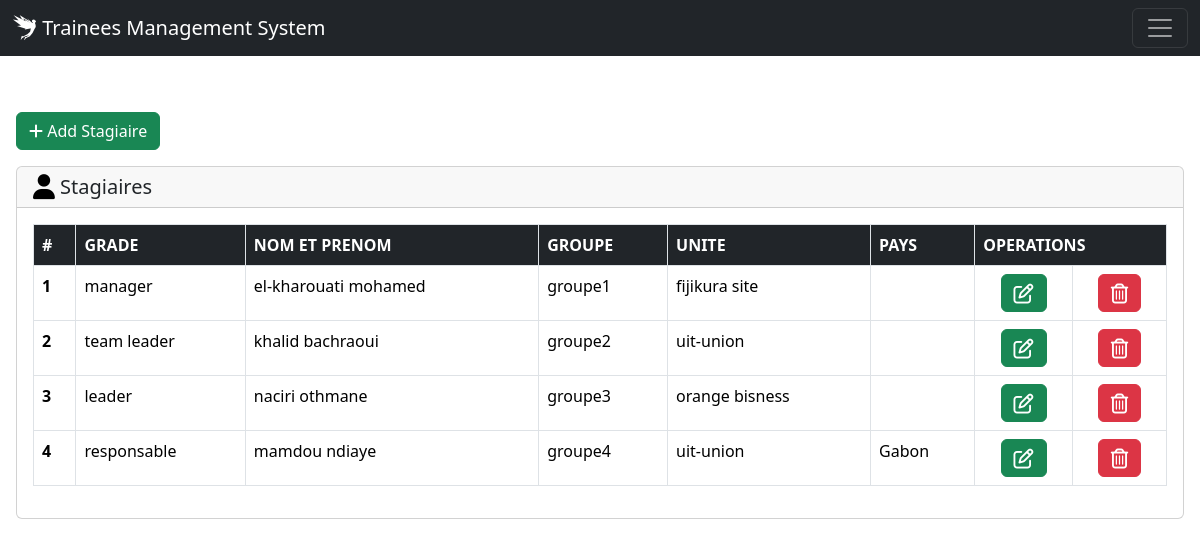
/stagiaires/ (signed in), run on the app's committed database.
### Store/models.py (models this page shows, shortened)
class Stagiaire(models.Model):
    groupe = models.ForeignKey(Groupe, on_delete=models.CASCADE)
    nom = models.CharField(max_length=150,null=False)
    prenom = models.CharField(max_length=150,null=False)
    grade = models.CharField(max_length=150,null=False)
    unite = models.CharField(max_length=150,null=True)
    pays = models.CharField(max_length=150,blank=True)
    created_at = models.DateTimeField(auto_now=True)
    updated_at = models.DateTimeField(auto_now_add=True)

class Groupe(models.Model):
    name = models.CharField(max_length=150, null=False,choices=groupe_choices)
    owner = models.ForeignKey(CustomUser, on_delete=models.CASCADE)
    created_at = models.DateTimeField(auto_now=True)
    updated_at = models.DateTimeField(auto_now_add=True)

### Store/views.py (the view)
# urls.py: path('stagiaires/', views.stagiaires, name="stagiaires"),
def stagiaires(request):
    if request.user.is_authenticated:
        if request.user.is_superuser:
            stagiaires = Stagiaire.objects.all().order_by('groupe')
            return render(request, 'stagiaire/index.html', {
                "stagiaires": stagiaires,
            })
        else:
            groupes = Groupe.objects.filter(owner=request.user)
            stagiaires = Stagiaire.objects.filter(groupe__in=groupes).order_by('-created_at')
            return render(request, 'stagiaire/index.html', {
                "stagiaires": stagiaires,
            })
    else:
        messages.error(request, 'Login First to View the Contents')
        return redirect('login')

### Store/templates/stagiaire/index.html (shortened to what this page needs)
{% extends 'base.html' %}
{% block content %}
<a class="btn btn-success mb-3" href="{% url 'add_stagiaire' %}" role="button"><i class="fa-solid fa-plus"></i> Add Stagiaire</a>
<div class="card p-10">
  <h5 class="card-header"><i class="fa-solid fa-user fa-lg" style="color: black;"></i>
 Stagiaires</h5>
  <div class="card-body">
    <table class="table border">
  <thead class="table-dark ">
  <tr>
      <th scope="col" class="border">#</th>
      <th scope="col" class="border">GRADE</th>
      <th scope="col"class="border">NOM ET PRENOM</th>
      <th scope="col"class="border">GROUPE</th>
      <th scope="col"class="border">UNITE</th>
       <th scope="col"class="border">PAYS</th>
       <th colspan="3" scope="col" class="border">OPERATIONS</th>
    </tr>
  </thead>
  <tbody>
  {% for stagiaire in stagiaires %}
    <tr>
      <th scope="row"class="border">{{ forloop.counter }}</th>
      <td class="border">{{stagiaire.grade}}</td>
      <td class="border">{{stagiaire.nom}} {{stagiaire.prenom}}</td>
      <td class="border">{{stagiaire.groupe.name}}</td>
      <td class="border">{{stagiaire.unite}}</td>
      <td class="border">{{stagiaire.pays}}</td>
      <td style="text-align: center;" class="border"><a class="btn btn-success" href="{% url 'edit_stagiaire'  stagiaire.id %}" role="button"><i class="fa-regular fa-pen-to-square fa-lg"></i></a></td>
      <td style="text-align: center;" class="border"><a class="btn btn-danger" href="{% url 'delete_stagiaire'  stagiaire.id %}" role="button"><i class="fa-regular fa-trash-can fa-lg"></i></a></td>
    </tr>
  {% endfor %}
  </tbody>
</table>
  </div>
</div>
{% endblock content %}

### Store/templates/base.html (shortened to what this page needs)
{% load static %}
<!DOCTYPE html>
<html lang="en">
<head>
    <link rel="stylesheet" href="https://cdnjs.cloudflare.com/ajax/libs/font-awesome/6.4.2/css/all.min.css" />
    <link href="https://cdn.jsdelivr.net/npm/bootstrap@5.3.2/dist/css/bootstrap.min.css" rel="stylesheet">
    <link rel="stylesheet" href="{% static 'style/style.css' %}">
</head>
<body>
    <nav class="navbar navbar-dark bg-dark fixed-top">
        <div class="container-fluid">
                    <a class="navbar-brand" href="{% url 'index' %}"><i class="fa-brands fa-studiovinari fa-lg"></i> Trainees Management System</a>
            <button class="navbar-toggler" type="button" data-bs-toggle="offcanvas" data-bs-target="#offcanvasDarkNavbar" aria-controls="offcanvasDarkNavbar" aria-label="Toggle navigation">
                <span class="navbar-toggler-icon"></span>
            </button>
        </div>
    </nav>
<div class="m-2 p-2">
    {% block content %}
    {% endblock content %}
</div>
</body>
</html>

### data on the page
Stagiaire: grade "manager", nom "el-kharouati", prenom "mohamed", groupe.name "groupe1", unite "fijikura site"
Stagiaire: grade "team leader", nom "khalid", prenom "bachraoui", groupe.name "groupe2", unite "uit-union"
Stagiaire: grade "leader", nom "naciri", prenom "othmane", groupe.name "groupe3", unite "orange bisness"
Stagiaire: grade "responsable", nom "mamdou", prenom "ndiaye", groupe.name "groupe4", unite "uit-union", pays "Gabon"
